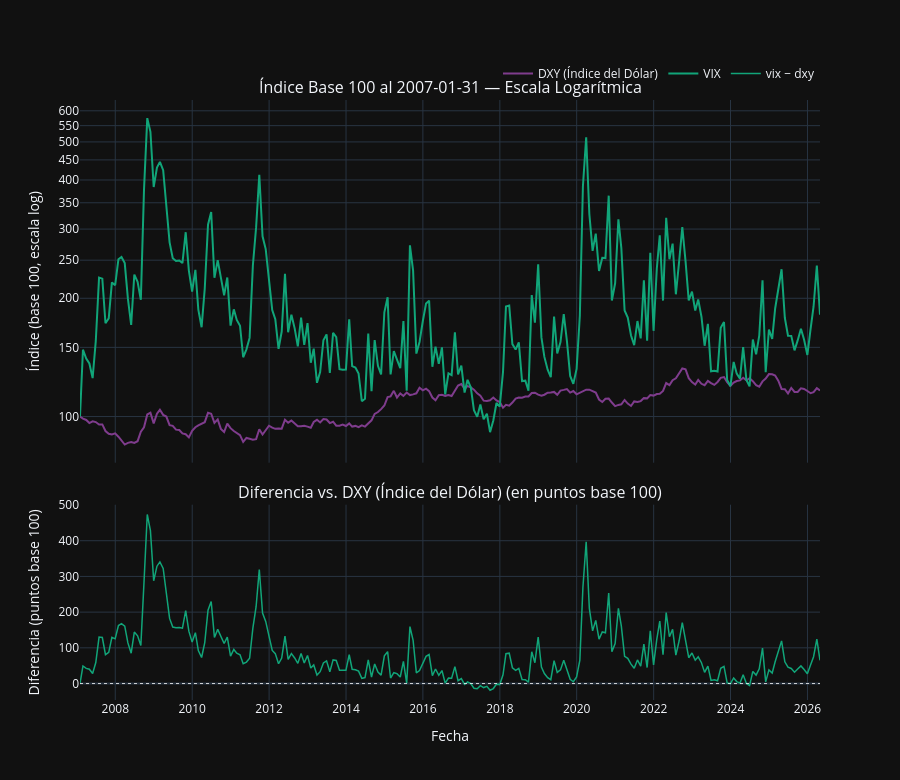

Here is the notebook cell this chart was saved with:
### Markdown cell above
---
## 3. Comparador de Series (Base 100 + Escala Logarítmica)

**Cómo usar:**
1. Listá los IDs en `SERIES_IDS` (mínimo 2)
2. Ajustá el período, la frecuencia y la fecha base de indexación
3. El gráfico superior muestra las series indexadas a base 100 en escala log
4. El gráfico inferior muestra la diferencia entre cada serie y la primera de referencia

### Code cell
# ============================================================
#  CONFIGURACIÓN — MODIFICAR AQUÍ
# ============================================================
SERIES_IDS = [    # Variable dependiente — referencia (base 100)
    'dxy',  # EMBI regional
    'vix',         # Riesgo global
]

FECHA_INICIO_COMP = '2007-01-01'   # Fecha inicio del período de comparación
FECHA_FIN_COMP    = pd.Timestamp.today().strftime('%Y-%m-%d')

# Frecuencia para armonizar las series:
# 'M' suele ser lo mejor para series de distinta frecuencia original
FRECUENCIA_COMP   = 'M'

# ============================================================
# Cargar todas las series
series_comp = {}
for sid in SERIES_IDS:
    s = cargar_serie(sid, FECHA_INICIO_COMP, FECHA_FIN_COMP, FRECUENCIA_COMP)
    if s is not None:
        series_comp[sid] = s
        meta_s = _get_meta(sid)
        print(f"✅  {meta_s['nombre']:45s} | {len(s):5d} obs | {s.index.min().date()} → {s.index.max().date()}")
    else:
        print(f"❌  {sid}: no disponible")

if len(series_comp) < 2:
    print("\n⚠️  Se necesitan al menos 2 series válidas para comparar.")
else:
    # Construir DataFrame consolidado
    df_comp = pd.DataFrame(series_comp)
    df_comp = df_comp.dropna(how='all')

    # Fecha de inicio efectiva
    fecha_base = df_comp.dropna(thresh=1).index.min()

    # Normalizar a base 100 en la fecha de inicio de cada serie
    df_base100 = pd.DataFrame(index=df_comp.index)
    for sid in series_comp:
        col = df_comp[sid].dropna()
        if col.empty:
            continue
        val_base = col.iloc[0]
        if val_base == 0 or pd.isna(val_base):
            continue
        df_base100[sid] = (df_comp[sid] / val_base) * 100

    # Diferencia respecto a la primera serie de referencia
    sid_ref = list(series_comp.keys())[0]
    df_diff = pd.DataFrame(index=df_comp.index)
    for sid in list(series_comp.keys())[1:]:
        if sid in df_base100.columns and sid_ref in df_base100.columns:
            df_diff[f"{sid} − {sid_ref}"] = df_base100[sid] - df_base100[sid_ref]

    # Nombres legibles
    nombres = {sid: _get_meta(sid)['nombre'] for sid in series_comp}
    colores  = px.colors.qualitative.Bold

    fig = make_subplots(
        rows=2, cols=1,
        shared_xaxes=True,
        vertical_spacing=0.07,
        row_heights=[0.65, 0.35],
        subplot_titles=[
            f'Índice Base 100 al {fecha_base.strftime("%Y-%m-%d")} — Escala Logarítmica',
            f'Diferencia vs. {nombres[sid_ref]} (en puntos base 100)'
        ]
    )

    # Gráfico superior: base 100 + log
    for i, sid in enumerate(series_comp):
        if sid not in df_base100.columns:
            continue
        col = df_base100[sid].dropna()
        fig.add_trace(
            go.Scatter(
                x=col.index, y=col.values,
                mode='lines',
                name=nombres[sid],
                line=dict(color=colores[i % len(colores)], width=2),
                hovertemplate=f'<b>{nombres[sid]}</b><br>%{{x|%Y-%m-%d}}<br>Base 100: %{{y:.2f}}<extra></extra>'
            ),
            row=1, col=1
        )

    # Gráfico inferior: diferencias
    for i, col_name in enumerate(df_diff.columns):
        col = df_diff[col_name].dropna()
        fig.add_trace(
            go.Scatter(
                x=col.index, y=col.values,
                mode='lines',
                name=col_name,
                line=dict(color=colores[(i + 1) % len(colores)], width=1.5),
                showlegend=True,
                hovertemplate=f'%{{x|%Y-%m-%d}}<br>Diferencia: %{{y:.2f}}<extra></extra>'
            ),
            row=2, col=1
        )

    # Línea cero
    fig.add_hline(y=0, line=dict(color='white', width=0.8, dash='dot'), row=2, col=1)

    fig.update_yaxes(type='log', row=1, col=1, title_text='Índice (base 100, escala log)')
    fig.update_yaxes(row=2, col=1, title_text='Diferencia (puntos base 100)')
    fig.update_xaxes(row=2, col=1, title_text='Fecha')

    fig.update_layout(
        template='plotly_dark',
        height=780,
        hovermode='x unified',
        legend=dict(orientation='h', yanchor='bottom', y=1.02, xanchor='right', x=1)
    )
    fig.show()

    # Correlaciones
    print(f"\n📊 Correlaciones (Pearson) en el período seleccionado:")
    corr = df_comp.corr().round(3)
    corr.columns = [nombres.get(c, c) for c in corr.columns]
    corr.index   = [nombres.get(c, c) for c in corr.index]
    display(corr)

### Figure 1 — Plotly figure (JSON) as saved in the notebook; plotly's stock layout.template omitted (floating-point values rounded to 4 significant figures; data arrays with more than 128 entries replaced by an {"elided": "..."} marker saying what was removed)
{"data": [{"hovertemplate": "<b>DXY (Índice del Dólar)</b><br>%{x|%Y-%m-%d}<br>Base 100: %{y:.2f}<extra></extra>", "line": {"color": "rgb(127, 60, 141)", "width": 2}, "mode": "lines", "name": "DXY (Índice del Dólar)", "type": "scatter", "x": {"elided": "232 str values"}, "xaxis": "x", "y": {"elided": "232 float values"}, "yaxis": "y"}, {"hovertemplate": "<b>VIX</b><br>%{x|%Y-%m-%d}<br>Base 100: %{y:.2f}<extra></extra>", "line": {"color": "rgb(17, 165, 121)", "width": 2}, "mode": "lines", "name": "VIX", "type": "scatter", "x": {"elided": "232 str values"}, "xaxis": "x", "y": {"elided": "232 float values"}, "yaxis": "y"}, {"hovertemplate": "%{x|%Y-%m-%d}<br>Diferencia: %{y:.2f}<extra></extra>", "line": {"color": "rgb(17, 165, 121)", "width": 1.5}, "mode": "lines", "name": "vix − dxy", "showlegend": true, "type": "scatter", "x": {"elided": "232 str values"}, "xaxis": "x2", "y": {"elided": "232 float values"}, "yaxis": "y2"}], "layout": {"annotations": [{"font": {"size": 16}, "showarrow": false, "text": "Índice Base 100 al 2007-01-31 — Escala Logarítmica", "x": 0.5, "xanchor": "center", "xref": "paper", "y": 1.0, "yanchor": "bottom", "yref": "paper"}, {"font": {"size": 16}, "showarrow": false, "text": "Diferencia vs. DXY (Índice del Dólar) (en puntos base 100)", "x": 0.5, "xanchor": "center", "xref": "paper", "y": 0.3255, "yanchor": "bottom", "yref": "paper"}], "height": 780, "hovermode": "x unified", "legend": {"orientation": "h", "x": 1, "xanchor": "right", "y": 1.02, "yanchor": "bottom"}, "shapes": [{"line": {"color": "white", "dash": "dot", "width": 0.8}, "type": "line", "x0": 0, "x1": 1, "xref": "x2 domain", "y0": 0, "y1": 0, "yref": "y2"}], "xaxis": {"anchor": "y", "domain": [0, 1], "matches": "x2", "showticklabels": false}, "xaxis2": {"anchor": "y2", "domain": [0, 1], "title": {"text": "Fecha"}}, "yaxis": {"anchor": "x", "domain": [0.3955, 1.0], "title": {"text": "Índice (base 100, escala log)"}, "type": "log"}, "yaxis2": {"anchor": "x2", "domain": [0, 0.3255], "title": {"text": "Diferencia (puntos base 100)"}}}}
